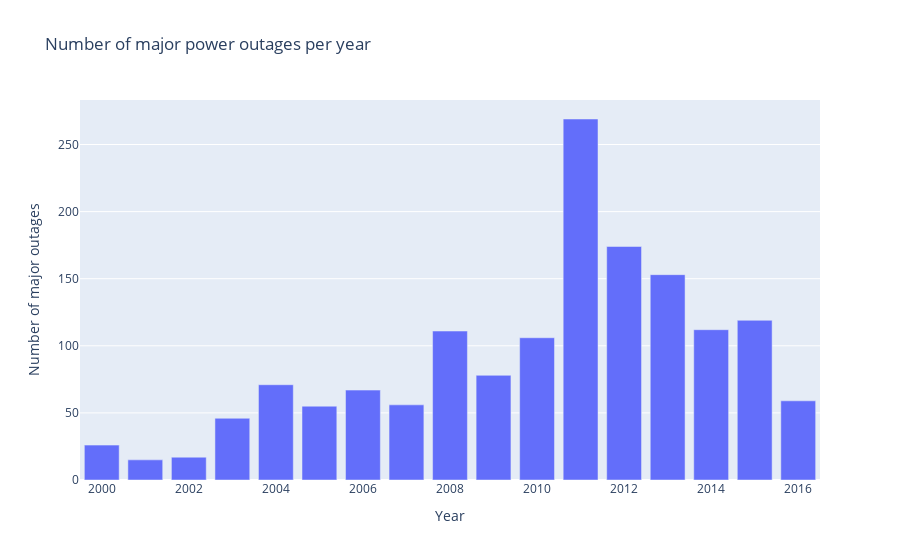

Notebook source saved alongside this figure:
### Code cell
counts_by_year = outages["YEAR"].value_counts().sort_index()

fig = px.bar(
    x=counts_by_year.index,
    y=counts_by_year.values,
    labels={"x": "Year", "y": "Number of major outages"},
    title="Number of major power outages per year"
)

fig.show()

### Figure 1 — Plotly figure (JSON) as saved in the notebook; plotly's stock layout.template omitted (floating-point values rounded to 4 significant figures)
{"data": [{"alignmentgroup": "True", "hovertemplate": "Year=%{x}<br>Number of major outages=%{y}<extra></extra>", "legendgroup": "", "marker": {"color": "#636efa", "pattern": {"shape": ""}}, "name": "", "offsetgroup": "", "orientation": "v", "showlegend": false, "textposition": "auto", "type": "bar", "x": [2000, 2001, 2002, 2003, 2004, 2005, 2006, 2007, 2008, 2009, 2010, 2011, 2012, 2013, 2014, 2015, 2016], "xaxis": "x", "y": [26, 15, 17, 46, 71, 55, 67, 56, 111, 78, 106, 269, 174, 153, 112, 119, 59], "yaxis": "y"}], "layout": {"autosize": true, "barmode": "relative", "legend": {"tracegroupgap": 0}, "title": {"text": "Number of major power outages per year"}, "xaxis": {"anchor": "y", "autorange": true, "domain": [0, 1], "range": [2000.0, 2016.0], "title": {"text": "Year"}, "type": "linear"}, "yaxis": {"anchor": "x", "autorange": true, "domain": [0, 1], "range": [0, 283.2], "title": {"text": "Number of major outages"}, "type": "linear"}}}
